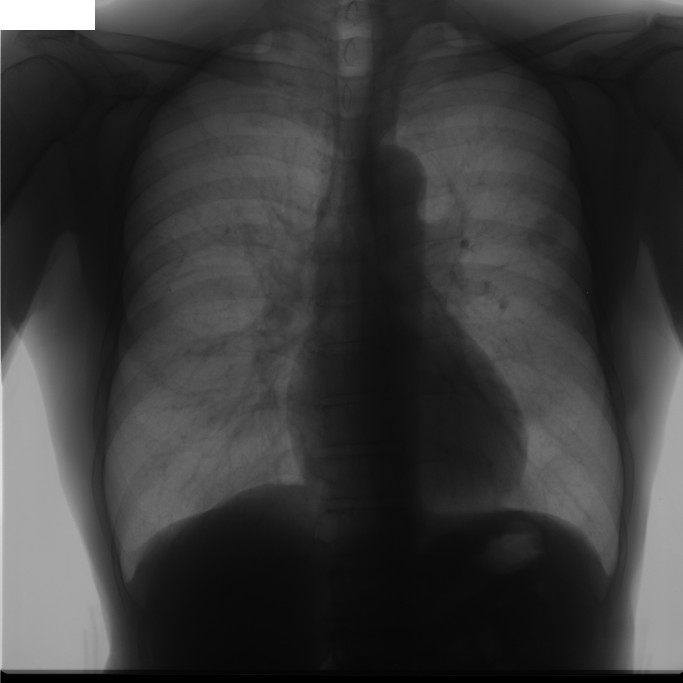
#> input picture prepared_data/train/images/JPCLN001.png, 2048 x 2048 px, found by its file name (shown at 1/3 size); its folder holds only this picture in this run
$ python visualize_dataset.py
#> lines starting #> are read from the running program, lines starting #| are printed output that depends on the picture
import os
import random
import numpy as np
import matplotlib.pyplot as plt
from PIL import Image

def load_image_mask_pair(image_path, mask_path, target_size=(1024, 1024)):
    """
    Load an image and its corresponding mask, resizing both to the same dimensions
    """
#> called with image_path = 'data/train/images/JPCLN001.png', mask_path = 'data/train/masks/JPCLN001.png', target_size = (1024, 1024)
    image = Image.open(image_path)
#> image is the input picture: PIL image 2048x2048 L; min 0, max 255, mean 56.5
    mask = Image.open(mask_path)

    # Resize both to the same dimensions
    image = image.resize(target_size, Image.Resampling.LANCZOS)
#> image: PIL image 1024x1024 L
    mask = mask.resize(target_size, Image.Resampling.NEAREST)

    return np.array(image), np.array(mask)

def visualize_pairs(data_dir, num_samples=3):
    """
    Visualize random image-mask pairs from the dataset
    """
    # Get list of image files
    image_dir = os.path.join(data_dir, 'images')
    mask_dir = os.path.join(data_dir, 'masks')

    image_files = os.listdir(image_dir)

    # Randomly select samples
    samples = random.sample(image_files, min(num_samples, len(image_files)))

    # Create a figure
    fig, axes = plt.subplots(num_samples, 3, figsize=(15, 5*num_samples))
    if num_samples == 1:
        axes = axes.reshape(1, -1)
    fig.suptitle('Image-Mask Pair Visualization', fontsize=16)

    for idx, image_file in enumerate(samples):
        # Load image and mask
        image_path = os.path.join(image_dir, image_file)
        mask_path = os.path.join(mask_dir, image_file)

        image, mask = load_image_mask_pair(image_path, mask_path)

        # Create overlay
        overlay = np.zeros_like(image)
        overlay[mask > 0] = 255

        # Plot original image
        axes[idx, 0].imshow(image, cmap='gray')
        axes[idx, 0].set_title(f'Original X-ray\n{image_file}')
        axes[idx, 0].axis('off')

        # Plot mask
        axes[idx, 1].imshow(mask, cmap='gray')
        axes[idx, 1].set_title('Segmentation Mask')
        axes[idx, 1].axis('off')

        # Plot overlay
        axes[idx, 2].imshow(image, cmap='gray')
        axes[idx, 2].imshow(overlay, cmap='Reds', alpha=0.3)
        axes[idx, 2].set_title('Overlay')
        axes[idx, 2].axis('off')

    plt.tight_layout()

    # Save the visualization
    output_dir = 'visualizations'
    os.makedirs(output_dir, exist_ok=True)
    plt.savefig(os.path.join(output_dir, f'{os.path.basename(data_dir)}_visualization.png'),
                bbox_inches='tight', dpi=300)
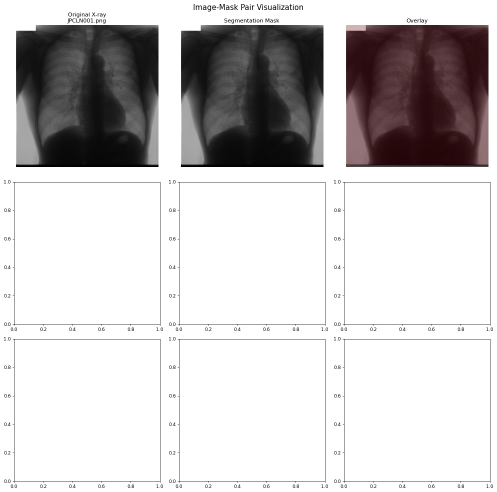
#> figure drawn by matplotlib, 3 panels
    print(f"Visualization saved to {output_dir}/{os.path.basename(data_dir)}_visualization.png")
    plt.close()

if __name__ == "__main__":
    # Set random seed for reproducibility
    random.seed(42)

    # Visualize samples from both training and validation sets
    print("Visualizing training samples...")
    visualize_pairs('data/train', num_samples=3)

    print("\nVisualizing validation samples...")
    visualize_pairs('data/val', num_samples=3)

$ run again, on prepared_data/train/images/JPCLN007.png
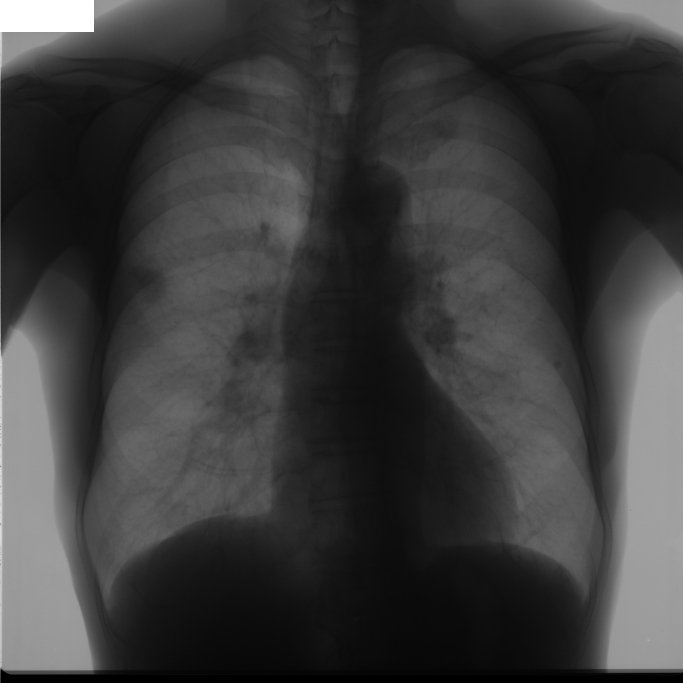
#> input picture prepared_data/train/images/JPCLN007.png, 2048 x 2048 px, found by its file name (shown at 1/3 size)
#> in load_image_mask_pair, image is the input picture: PIL image 2048x2048 L; min 0, max 255, mean 58.9
#> image: PIL image 1024x1024 L
#> in visualize_pairs, `plt.savefig(os.path.join(output_dir, f'{os.path.basename(data_dir)}_vi..`:
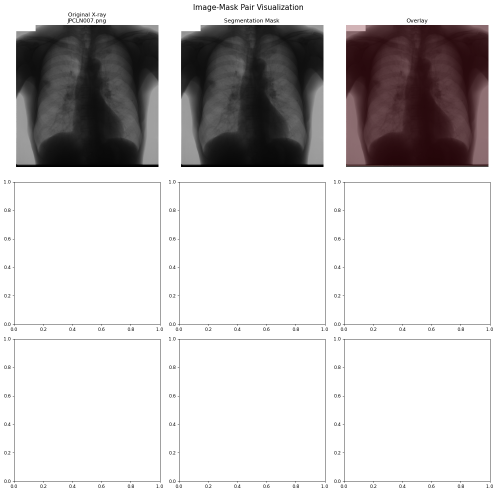
#> figure drawn by matplotlib, 3 panels

$ run again, on prepared_data/train/images/JPCLN008.png
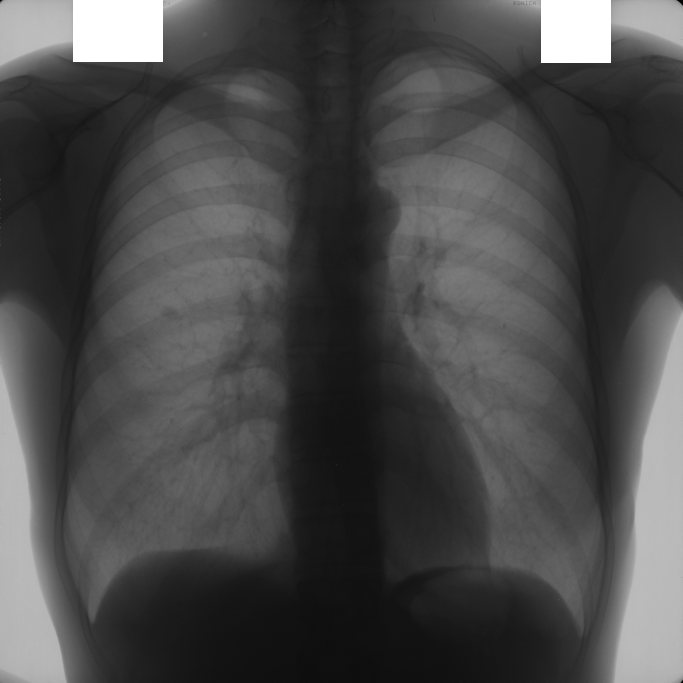
#> input picture prepared_data/train/images/JPCLN008.png, 2048 x 2048 px, found by its file name (shown at 1/3 size)
#> in load_image_mask_pair, image is the input picture: PIL image 2048x2048 L; min 0, max 255, mean 73.7
#> image: PIL image 1024x1024 L
#> in visualize_pairs, `plt.savefig(os.path.join(output_dir, f'{os.path.basename(data_dir)}_vi..`:
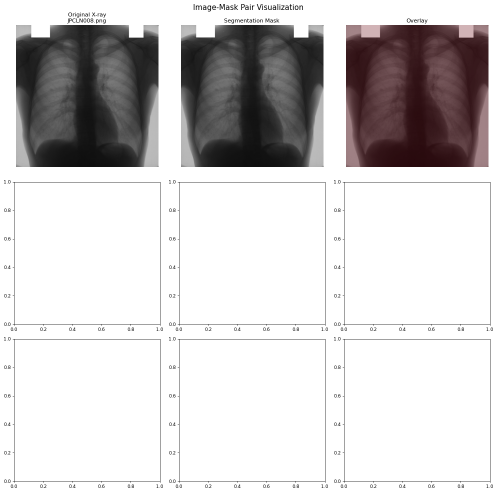
#> figure drawn by matplotlib, 3 panels

$ run again, on prepared_data/train/images/JPCLN009.png
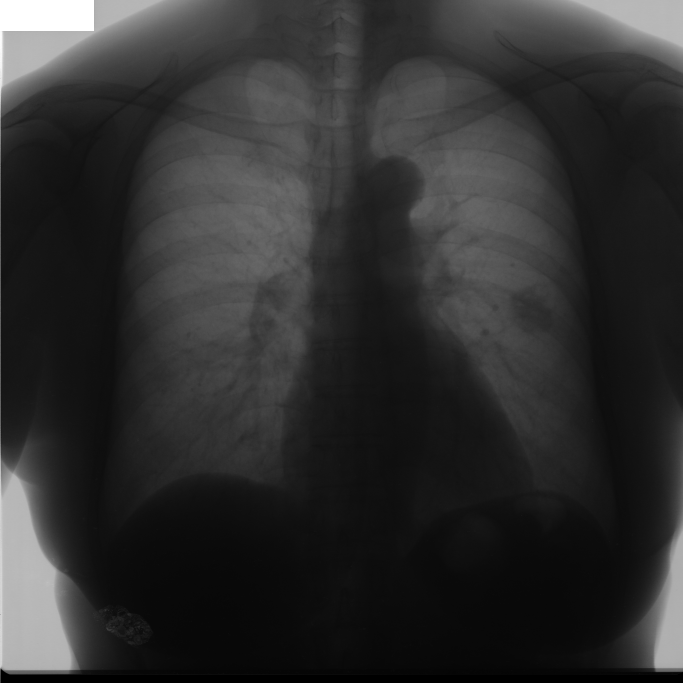
#> input picture prepared_data/train/images/JPCLN009.png, 2048 x 2048 px, found by its file name (shown at 1/3 size)
#> in load_image_mask_pair, image is the input picture: PIL image 2048x2048 L; min 0, max 255, mean 47.4
#> image: PIL image 1024x1024 L
#> in visualize_pairs, `plt.savefig(os.path.join(output_dir, f'{os.path.basename(data_dir)}_vi..`:
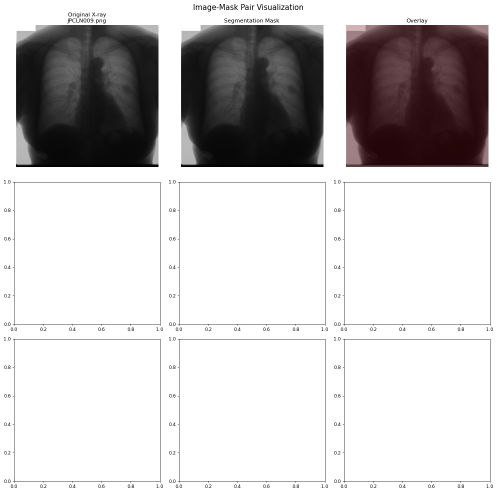
#> figure drawn by matplotlib, 3 panels

$ run again, on prepared_data/train/images/JPCLN004.png
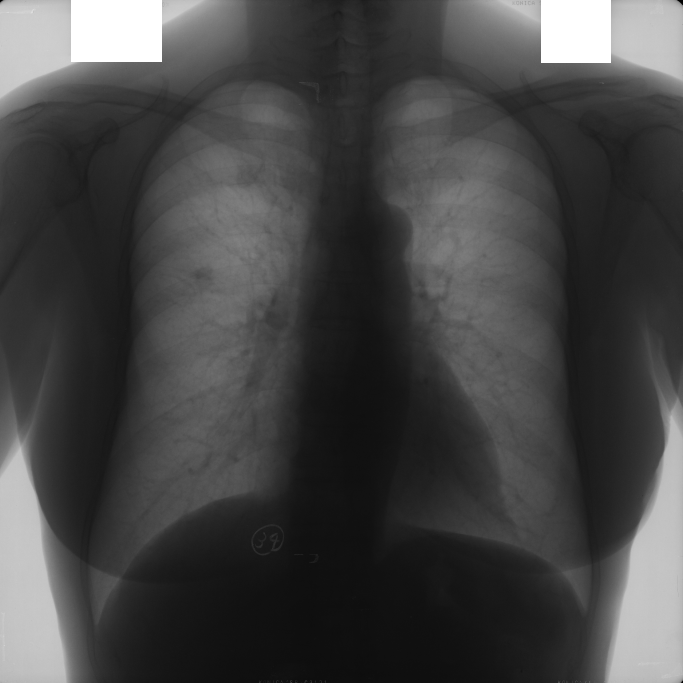
#> input picture prepared_data/train/images/JPCLN004.png, 2048 x 2048 px, found by its file name (shown at 1/3 size)
#> in load_image_mask_pair, image is the input picture: PIL image 2048x2048 L; min 0, max 255, mean 69.4
#> image: PIL image 1024x1024 L
#> in visualize_pairs, `plt.savefig(os.path.join(output_dir, f'{os.path.basename(data_dir)}_vi..`:
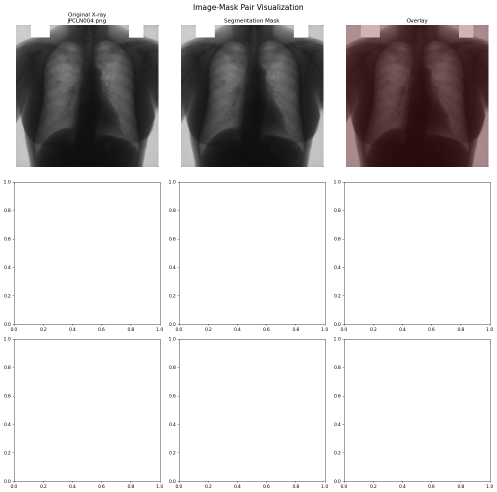
#> figure drawn by matplotlib, 3 panels
